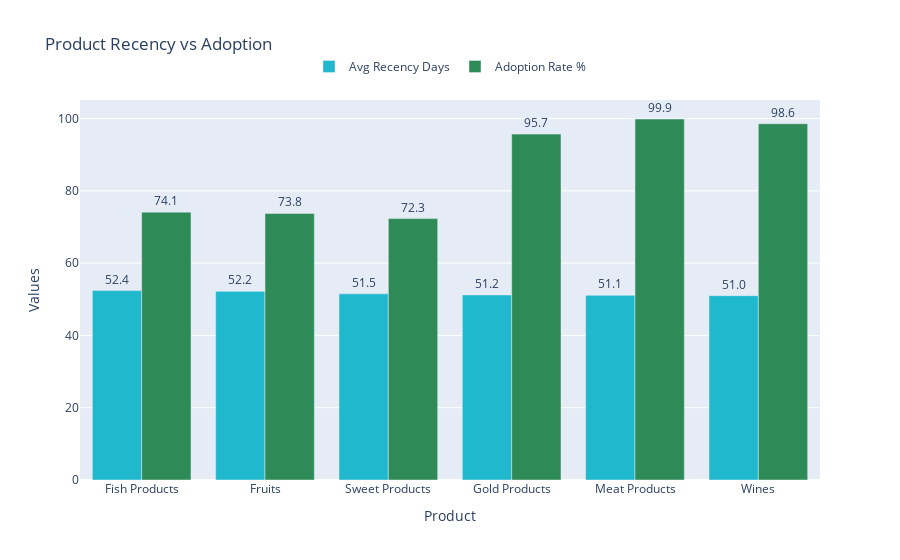

Notebook source saved alongside this figure:
### Code cell
import plotly.graph_objects as go
data = {
    "Product": ["Fish Products","Fruits","Sweet Products","Gold Products","Meat Products","Wines"], 
    "Avg_Recency_Days": [52.4, 52.2, 51.5, 51.2, 51.1, 51.0], 
    "Adoption_Rate_%": [74.11, 73.75, 72.32, 95.70, 99.88, 98.57]
}

df = pd.DataFrame(data)

# Sort by Avg_Recency_Days descending
df_sorted = df.sort_values('Avg_Recency_Days', ascending=False)

# Create grouped bar chart
fig = go.Figure()

# Add recency bars (blue)
fig.add_trace(go.Bar(
    name='Avg Recency Days',
    x=df_sorted['Product'],
    y=df_sorted['Avg_Recency_Days'],
    marker_color='#1FB8CD',  # Blue from brand colors
    text=df_sorted['Avg_Recency_Days'],
    textposition='outside',
    texttemplate='%{text:.1f}'
))

# Add adoption rate bars (green) 
fig.add_trace(go.Bar(
    name='Adoption Rate %',
    x=df_sorted['Product'],
    y=df_sorted['Adoption_Rate_%'],
    marker_color='#2E8B57',  # Green from brand colors
    text=df_sorted['Adoption_Rate_%'],
    textposition='outside',
    texttemplate='%{text:.1f}'
))

# Update layout
fig.update_layout(
    title='Product Recency vs Adoption',
    xaxis_title='Product',
    yaxis_title='Values',
    barmode='group',
    legend=dict(orientation='h', yanchor='bottom', y=1.05, xanchor='center', x=0.5)
)

# Update traces to prevent clipping
fig.update_traces(cliponaxis=False)
fig.write_html("product_recency_vs_adoption.html")
fig.show()

### Figure 1 — Plotly figure (JSON) as saved in the notebook; plotly's stock layout.template omitted (floating-point values rounded to 4 significant figures)
{"data": [{"cliponaxis": false, "marker": {"color": "#1FB8CD"}, "name": "Avg Recency Days", "text": [52.4, 52.2, 51.5, 51.2, 51.1, 51], "textposition": "outside", "texttemplate": "%{text:.1f}", "type": "bar", "x": ["Fish Products", "Fruits", "Sweet Products", "Gold Products", "Meat Products", "Wines"], "y": [52.4, 52.2, 51.5, 51.2, 51.1, 51]}, {"cliponaxis": false, "marker": {"color": "#2E8B57"}, "name": "Adoption Rate %", "text": [74.11, 73.75, 72.32, 95.7, 99.88, 98.57], "textposition": "outside", "texttemplate": "%{text:.1f}", "type": "bar", "x": ["Fish Products", "Fruits", "Sweet Products", "Gold Products", "Meat Products", "Wines"], "y": [74.11, 73.75, 72.32, 95.7, 99.88, 98.57]}], "layout": {"barmode": "group", "legend": {"orientation": "h", "x": 0.5, "xanchor": "center", "y": 1.05, "yanchor": "bottom"}, "title": {"text": "Product Recency vs Adoption"}, "xaxis": {"title": {"text": "Product"}}, "yaxis": {"title": {"text": "Values"}}}}
